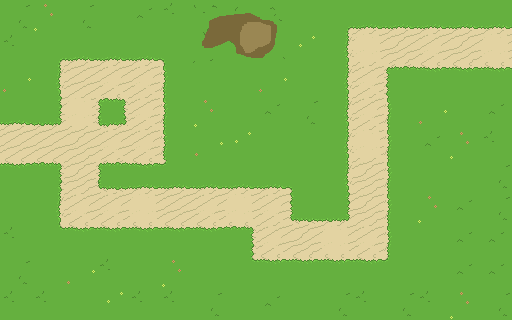

Tiled map render using the project's own tile images. Description and the whole map definition, tile-layer contents included, below:
An orthogonal 16x10 tile map with 32x32 px tiles, 1 tile layer (Rutlager 1).

<map version="1.10" tiledversion="1.11.0" orientation="orthogonal" renderorder="right-down" width="16" height="10" tilewidth="32" tileheight="32" infinite="0" nextlayerid="2" nextobjectid="1">
 <tileset firstgid="1" source="tileSet.tsx" />
 <layer id="1" name="Rutlager 1" width="16" height="10">
  <data encoding="csv">
4,45,4,1,3,2,21,22,23,1,5,6,6,6,6,6,
2,5,6,6,6,7,31,32,33,44,15,13,14,12,14,13,
46,15,11,12,12,17,1,1,46,1,15,12,19,26,26,26,
6,8,13,24,12,17,45,1,3,4,15,12,17,46,1,3,
11,11,14,12,12,17,46,44,1,1,15,13,17,3,45,2,
26,18,14,36,37,39,6,6,6,7,15,14,17,1,1,4,
1,15,12,12,13,11,12,13,12,9,8,14,17,45,3,4,
2,25,26,26,26,26,26,18,12,14,13,12,17,1,3,3,
4,1,46,2,1,45,1,25,26,26,26,26,27,1,3,3,
2,2,1,44,2,2,4,1,3,1,4,2,4,2,45,4
</data>
 </layer>
</map>